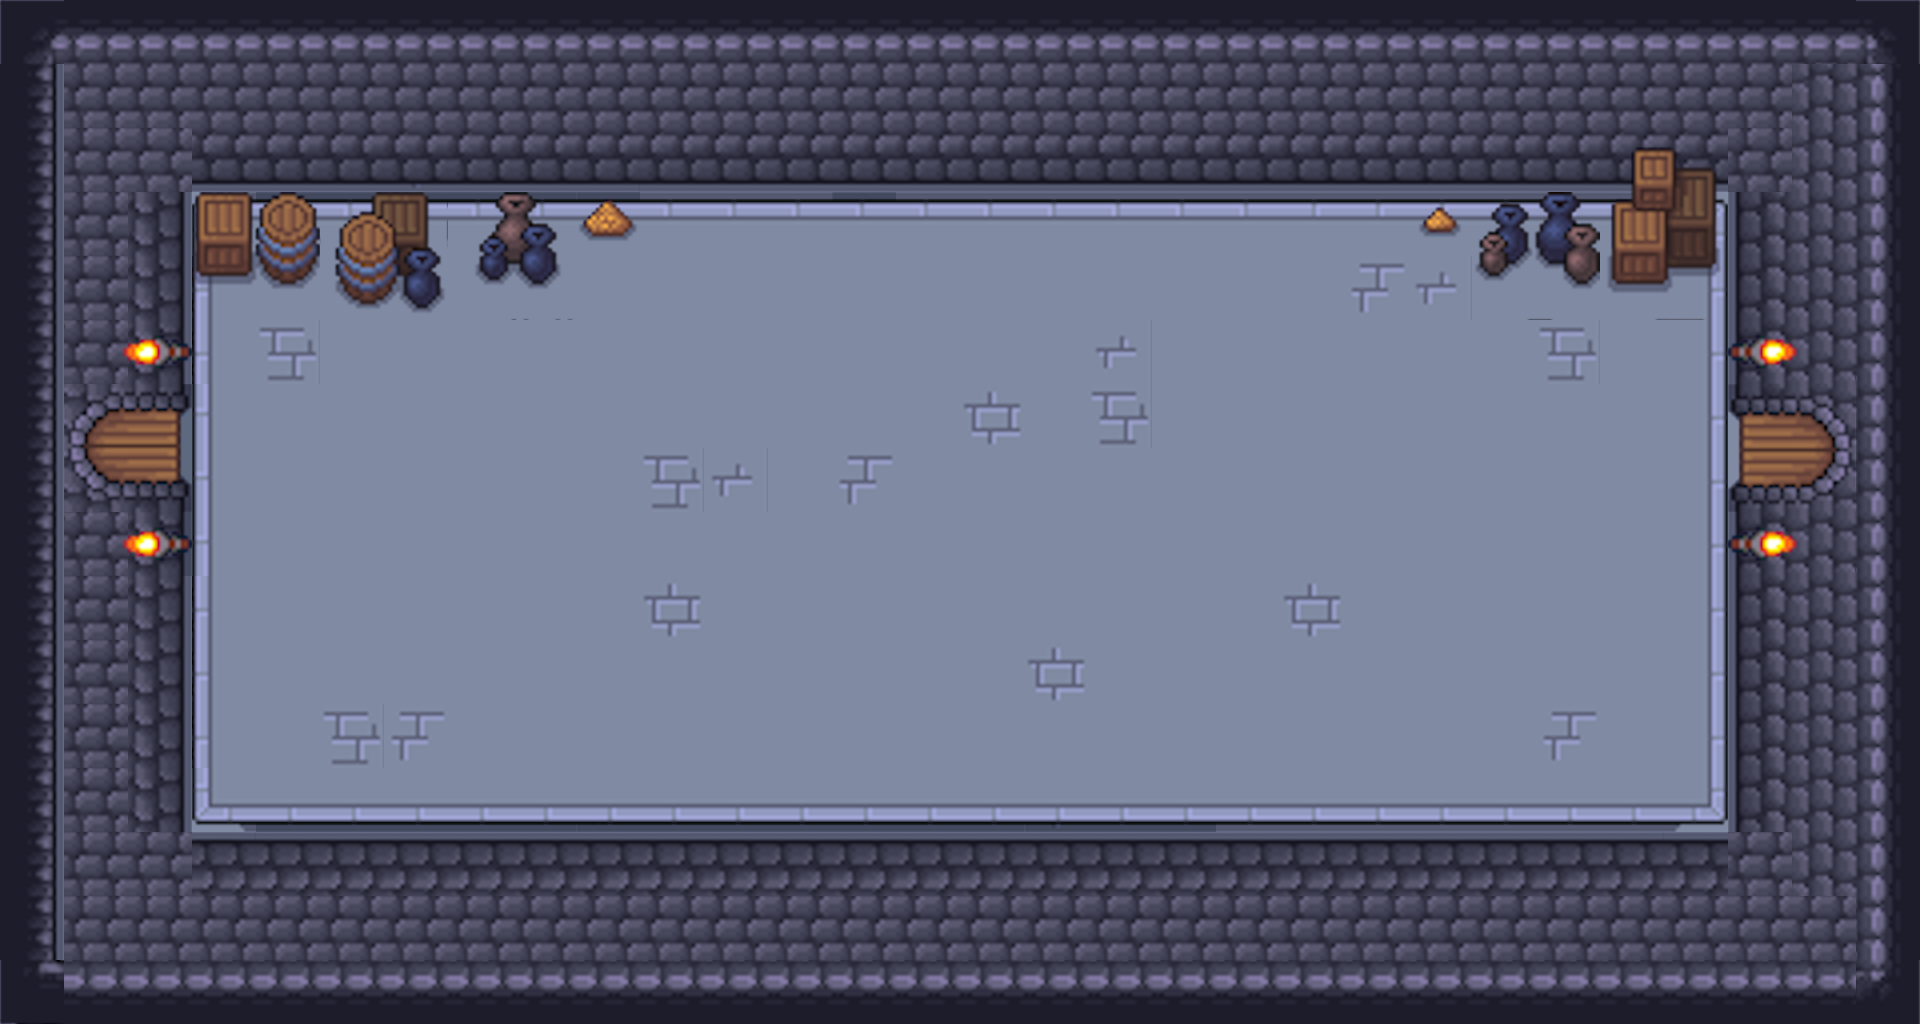

The image is a tile-based game level rendered from a .tmx file. Its description and source (layers, tilesets, objects; grid data summarised) follow:
An orthogonal 30x16 tile map with 64x64 px tiles, 6 tile layers (mapa, cracks, corners, walls, ...), 4 tilesets and 9 objects (3x Knight, 2x 4, 2x 0, 2x Orc).

<map version="1.10" tiledversion="1.11.2" orientation="orthogonal" renderorder="right-down" width="30" height="16" tilewidth="64" tileheight="64" infinite="0" nextlayerid="10" nextobjectid="16">
 <tileset firstgid="1" source="../tilesets/floorwalls.tsx" />
 <tileset firstgid="494" source="../tilesets/animaitons.tsx" />
 <tileset firstgid="614" source="../tilesets/objects_random.tsx" />
 <tileset firstgid="866" source="../tilesets/Dungeon_01_obj.tsx" />
 <layer id="1" name="mapa" width="30" height="16">
  <data>[480 cells, 480 non-empty, 2 distinct tile ids]</data>
 </layer>
 <layer id="3" name="cracks" width="30" height="16">
  <data>[480 cells, 26 non-empty, 6 distinct tile ids]</data>
 </layer>
 <layer id="4" name="corners" width="30" height="16">
  <properties>
   <property name="solid" type="bool" value="true" />
  </properties>
  <data>[480 cells, 232 non-empty, 8 distinct tile ids]</data>
 </layer>
 <layer id="7" name="walls" width="30" height="16">
  <properties>
   <property name="solid" type="bool" value="true" />
  </properties>
  <data>[480 cells, 64 non-empty, 6 distinct tile ids]</data>
 </layer>
 <layer id="5" name="doors" width="30" height="16">
  <properties>
   <property name="door" type="bool" value="true" />
   <property name="solid" type="bool" value="true" />
  </properties>
  <data>[480 cells, 8 non-empty, 4 distinct tile ids]</data>
 </layer>
 <layer id="9" name="objects" width="30" height="16">
  <data>[480 cells, 40 non-empty, 30 distinct tile ids]</data>
 </layer>
 <objectgroup id="2" name="gateways">
  <object id="1" name="4" x="100.666" y="389.333" width="64" height="64">
   <properties>
    <property name="target" type="int" value="4" />
   </properties>
  </object>
  <object id="5" name="4" x="100.333" y="450.667" width="64" height="64">
   <properties>
    <property name="target" type="int" value="4" />
   </properties>
  </object>
  <object id="10" name="0" x="1755.16" y="447.385" width="64" height="64">
   <properties>
    <property name="target" type="int" value="0" />
   </properties>
  </object>
  <object id="11" name="0" x="1755.56" y="387.508" width="64" height="64">
   <properties>
    <property name="target" type="int" value="0" />
   </properties>
  </object>
 </objectgroup>
 <objectgroup id="8" name="npcs">
  <object id="9" name="Knight" x="493.867" y="518.022">
   <properties>
    <property name="maxHp" type="int" value="30" />
   </properties>
   <point />
  </object>
  <object id="12" name="Orc" x="1419.63" y="448.832">
   <properties>
    <property name="item" value="SpeedPotion" />
    <property name="maxHp" type="int" value="15" />
   </properties>
   <point />
  </object>
  <object id="13" name="Orc" x="1399.27" y="639.136">
   <properties>
    <property name="item" value="StrengthPotion" />
    <property name="maxHp" type="int" value="10" />
   </properties>
   <point />
  </object>
  <object id="14" name="Knight" x="621.666" y="624.224">
   <properties>
    <property name="maxHp" type="int" value="30" />
   </properties>
   <point />
  </object>
  <object id="15" name="Knight" x="647.249" y="409.327">
   <properties>
    <property name="maxHp" type="int" value="30" />
   </properties>
   <point />
  </object>
 </objectgroup>
</map>
